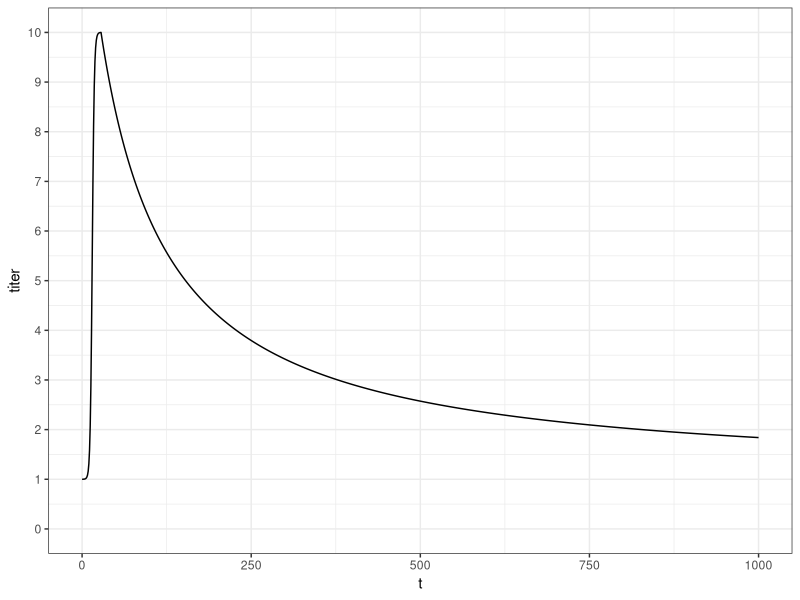
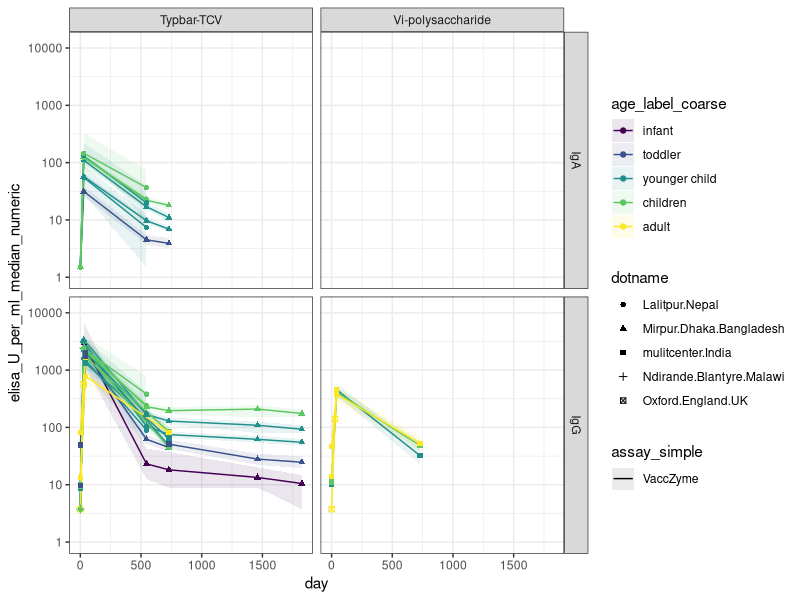
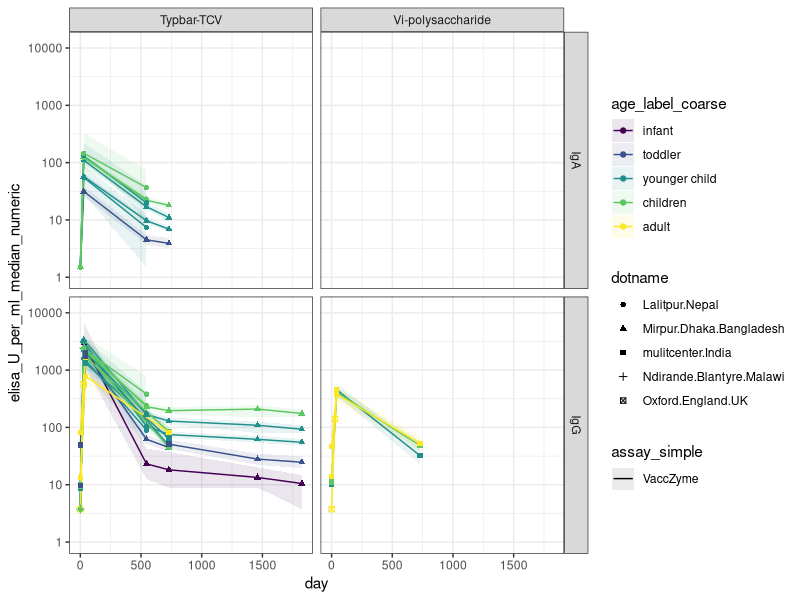

Here is the R script that generated these plots, in order: (Note: this script raises an error after producing the figures.)
# getting titer model going

library(tidyverse)
library(stats4)

# time series function for waning
# units in days
t = seq(0,1e3,by=1)

titer_vs_time = function(t,T_decay=100,alpha=1,C_max=10,
                 C_min=1,T_rise=1.5,t_start=3,t_peak=28){
  # power law decay
  titer = (1+(t-t_peak)/(alpha*T_decay))^(-alpha)
  
  # simple logistic interpolator rise (this is just for continuity/realism. plays no role in the model)
  titer[t<t_peak] =
    (1/(1+exp(-(t[t<t_peak]-t_start*5)/T_rise)) - 1/(1+exp(-(0-t_start*5)/T_rise)))/
    (1/(1+exp(-(t_peak-t_start*5)/T_rise)) - 1/(1+exp(-(0-t_start*5)/T_rise)))
  
  # scale dimensions
  titer = C_min + (C_max-C_min)*titer
  
  return(titer)
}

plot_dat = data.frame(t=t,titer=titer_vs_time(t=t))
ggplot(plot_dat) +
  geom_line(aes(x=t,y=titer)) +
  theme_bw() +
  scale_y_continuous(limits=c(0,10),breaks=seq(0,10,by=1))



# bring in data!

# immunogenicitiy data
d_imm = readxl::read_excel('data/typhoid_vaccine_study_data.xlsx',sheet = 'immunogenicity') |>
  pivot_longer(
    cols = matches("^(treatment|control)_day"),    # select columns starting with "treatment" or "control" and "day"
    names_to = c("cohort", "day", "measure"),       # create three new columns from parts of the name
    names_pattern = "(treatment|control)_day(\\d+)_(.*)",  # regex to extract the cohort, day, and measure
    values_to = "value",                             # the data goes into a new column named 'value'
    values_transform = list(value = as.character)
  ) |>
  mutate(day = as.numeric(day)) |>
  pivot_wider(
    names_from = measure,
    values_from = value
  ) |>
  drop_na(N) |>
  mutate(across(c("age_min_years","age_max_years","N", "seropositive_percent", "fold_rise_median","fold_rise_lower",
                  "fold_rise_upper","seroconversion_percent"), as.numeric)) |>
  mutate(elisa_U_per_ml_median_numeric = if_else(elisa_U_per_ml_median=='<7.5',3.75,if_else(elisa_U_per_ml_median=='<3.0',1.5,as.numeric(elisa_U_per_ml_median)))) |>
  mutate(elisa_U_per_ml_lower_numeric = if_else(elisa_U_per_ml_lower=='<7.5',3.75,if_else(elisa_U_per_ml_lower=='<3.0',1.5,as.numeric(elisa_U_per_ml_lower)))) |>
  mutate(elisa_U_per_ml_upper_numeric = if_else(elisa_U_per_ml_upper=='<7.5',3.75,if_else(elisa_U_per_ml_upper=='<3.0',1.5,as.numeric(elisa_U_per_ml_upper)))) |>
  mutate(age_mean = 1/2*(age_min_years + age_max_years)) |>
  mutate(age_label = reorder(factor(paste(age_min_years,'-',age_max_years,sep='')),age_mean)) |>
  mutate(age_label_coarse=cut(age_mean,breaks=c(0,1,2.5,7.5,15,40),
                              labels=c('infant','toddler','younger child','children','adult'),ordered_result=TRUE)) |>
  mutate(assay = factor(assay)) |>
  mutate(assay_simple=fct_recode(assay,VaccZyme = 'anti_Vi_IgG_VaccZyme',
                                 VaccZyme = 'anti_Vi_IgA_VaccZyme',
                                 Jackson_ImmunoResearch = 'anti_Vi_IgG_Jackson_ImmunoResearch_Laboratories',
                                 George_Carlone_CDC='anti_Vi_IgA_HP6107_George_Carlone_CDC')) |>
  mutate(assay_simple=fct_relevel(assay_simple,c('VaccZyme','Jackson_ImmunoResearch','George_Carlone_CDC')))

sort(unique(d_imm$age_mean))
d_imm$assay_simple

d_imm$age_label_coarse

# need to rescale the Kossaczka1999 Vietnam data that uses a different elisa assay to match VaccZyme standard
# common reference is from Vi-polysaccharide vaccine

relevant_data = d_imm |> 
  filter(vaccine == 'Vi-polysaccharide') |>
  # comparable age cohorts
  filter(age_min_years==5) |>
  # comparable days
  filter(day ==0 | day == 42) |>
  # only comparable antigen left is IgG
  filter(antigen=='IgG') |>
  select(study,antigen, age_min_years,age_max_years,age_mean,day,elisa_U_per_ml_median_numeric)
relevant_data

# scaling multiplier thankfully looks homogenous from day 0 and day 42!
relevant_data |> group_by(age_min_years,day) |>
  reframe(ratio = elisa_U_per_ml_median_numeric/elisa_U_per_ml_median_numeric[study=='Kossaczka1999'])

Kossaczka_multiplier = (25.2 + 21.5)/2
Kossaczka_multiplier 

d_imm |> 
  filter(study == 'Kossaczka1999') |>
  filter(antigen =='IgG') |>
  select(study,antigen,age_min_years, age_max_years, age_mean,day, elisa_U_per_ml_median_numeric) |>
  print(n=35)


# rescale all Kossaczka data, including IgA (which is a leap!)

names(d_imm)
d_imm = d_imm |> 
  mutate(elisa_U_per_ml_median_numeric = if_else(study=='Kossaczka1999', Kossaczka_multiplier*elisa_U_per_ml_median_numeric,elisa_U_per_ml_median_numeric),
         elisa_U_per_ml_lower_numeric = if_else(study=='Kossaczka1999', Kossaczka_multiplier*elisa_U_per_ml_lower_numeric,elisa_U_per_ml_lower_numeric),
         elisa_U_per_ml_upper_numeric = if_else(study=='Kossaczka1999', Kossaczka_multiplier*elisa_U_per_ml_upper_numeric,elisa_U_per_ml_upper_numeric))

# linear proportional scaling seems unlikely, with the very high 18-35 day 42 titer...
d_imm |> 
  filter(study == 'Kossaczka1999') |>
  filter(antigen =='IgG') |>
  select(study,day,vaccine,age_min_years, age_max_years, age_mean,day, elisa_U_per_ml_median,elisa_U_per_ml_median_numeric) |>
  print(n=35)


# plot total individual VE for bacteriologically-confirmed typhoid fever vs time
plot_dat = d_imm |>
  filter(cohort == 'treatment') 

ggplot(plot_dat, aes(shape=dotname,color=age_label_coarse,fill=age_label_coarse,group=age_label,linetype=assay_simple)) +
  geom_ribbon(aes(x=day,ymin=elisa_U_per_ml_lower_numeric,ymax=elisa_U_per_ml_upper_numeric),color=NA,alpha=0.1) +
  geom_line(aes(x=day,y=elisa_U_per_ml_median_numeric)) +
  geom_point(aes(x=day,y=elisa_U_per_ml_median_numeric)) +
  facet_grid('antigen ~ vaccine') +
  theme_bw() +
  scale_y_continuous(trans='log10',limits=c(1,12e3))
ggsave('scratch/figures/titer_data.png',units='in',width=9, height=5)


# fit 
fit_dat = d_imm |>
  filter(cohort == 'treatment') |>
  # filter(vaccine == 'Typbar-TCV') |> 
  filter(antigen == 'IgG') |>
  # filter(age_label %in% c('5-9','5-10')) |>
  filter(vaccine_schedule == 'single_dose') |>
  filter(day>0) |>
  filter(study !='Jin2017') |> filter(!(study=='Kossaczka1999' & age_min_years ==18 )) #excluding outliers for now...

fit_dat = fit_dat |> arrange(age_mean)

log_lsq_likelihood = function(C_max_TCV,T_decay,alpha,
                              beta_C_max_age=0,beta_T_decay_age=0,beta_alpha_age=0,
                              Delta_C_max_Vips=0,Delta_C_max_VirEPA=0,tp=28){
  
  # use age_mean
  titer=rep(NA,nrow(fit_dat))
  # if(age_method=='age_mean'){
  #   Tda = T_decay*exp(beta_T_decay_age * fit_dat$age_mean)
  #   alpha_a = alpha*exp(beta_alpha_age * fit_dat$age_mean)
  #   Cma=C_max_TCV*exp(beta_C_max_age * fit_dat$age_mean)
  #  
  #    for (row in 1:length(titer)){
  #      if (fit_dat$vaccine[row] == 'Vi-polysaccharide'){
  #        Cma[row] = Cma[row]*exp(Delta_C_max_Vips)
  #      } else if (fit_dat$vaccine[row] == 'Vi-rEPA2'){
  #        Cma[row] = Cma[row]*exp(Delta_C_max_VirEPA)
  #      }
  #      
  #     titer[row]=titer_vs_time(t=fit_dat$day[row],C_max=Cma[row],T_decay=Tda[row],alpha=alpha_a[row])
  #   }
  # } else if (age_method=='endpoint'){
    Tda_lower = T_decay*exp(beta_T_decay_age * fit_dat$age_min_years)
    alpha_a_lower = alpha*exp(beta_alpha_age * fit_dat$age_min_years)
    Cma_lower=C_max_TCV*exp(beta_C_max_age * fit_dat$age_min_years)
    
    Tda_upper = T_decay*exp(beta_T_decay_age * fit_dat$age_max_years)
    alpha_a_upper = alpha*exp(beta_alpha_age * fit_dat$age_max_years)
    Cma_upper=C_max_TCV*exp(beta_C_max_age * fit_dat$age_max_years)
    
    for (row in 1:length(titer)){
      if (fit_dat$vaccine[row] == 'Vi-polysaccharide'){
        Cma_lower[row] = Cma_lower[row]*exp(Delta_C_max_Vips)
        Cma_upper[row] = Cma_upper[row]*exp(Delta_C_max_Vips)
      } else if (fit_dat$vaccine[row] == 'Vi-rEPA2'){
        Cma_lower[row] = Cma_lower[row]*exp(Delta_C_max_VirEPA)
        Cma_upper[row] = Cma_upper[row]*exp(Delta_C_max_VirEPA)
      }
      
      titer[row]=1/2*(titer_vs_time(t=fit_dat$day[row],C_max=Cma_lower[row],T_decay=Tda_lower[row],alpha=alpha_a_lower[row],t_peak=tp) +
                        titer_vs_time(t=fit_dat$day[row],C_max=Cma_upper[row],T_decay=Tda_upper[row],alpha=alpha_a_upper[row],t_peak=tp))
    }
  # }
  
  # quick and dirty mean to mean log-lsq for now
    mlogL = sum((log(fit_dat$elisa_U_per_ml_median_numeric)-log(titer))^2/(log(fit_dat$elisa_U_per_ml_upper_numeric)-log(fit_dat$elisa_U_per_ml_lower_numeric))^2)
  
  return(mlogL)
}


mod = mle(log_lsq_likelihood,
          start=list(C_max_TCV=4000,T_decay=10,alpha=1,beta_C_max_age=0,beta_T_decay_age=0,beta_alpha_age=0,Delta_C_max_Vips=-0,Delta_C_max_VirEPA=0,tp=28),
          fixed=list(),
          control=list(parscale=c(1000,1,0.05,0.001,0.001,0.001,1,1,0.01)))
summary(mod) 

# fit
fitted= expand.grid(day=seq(0,2000,by=10),
                    age_label=unique(fit_dat$age_label),
                    antigen='IgG',
                    vaccine = unique(fit_dat$vaccine),
                    titer=NA) |>
  mutate(age_min_years = as.numeric(sub('-.*','',age_label))) |>
  mutate(age_max_years = as.numeric(sub('.*-','',age_label)))
age_labels=unique(fit_dat$age_label)
vaccines=unique(fit_dat$vaccine)
Delta_coeff_C = c(0, coef(mod)['Delta_C_max_VirEPA'],coef(mod)['Delta_C_max_Vips'])
for (k in 1:length(age_labels)){
  for (n in 1:length(vaccines)){
    idx = fitted$age_label==age_labels[k] & fitted$vaccine==vaccines[n]
    # fitted$titer[idx] = titer_vs_time( t=seq(0,2000,by=10),
    #                             C_max=coef(mod)[1]*exp(coef(mod)[4]*age_means[k])*exp(Delta_coeff_C[n]),
    #                             T_decay=coef(mod)[2]*exp(coef(mod)[5]*age_means[k]),
    #                             alpha=coef(mod)[3]*exp(coef(mod)[6]*age_means[k]))
    age_min=unique(fitted$age_min_years[idx])
    age_max=unique(fitted$age_max_years[idx])
    fitted$titer[idx] = 1/2*(titer_vs_time( t=seq(0,2000,by=10),
                                       C_max=coef(mod)[1]*exp(coef(mod)[4]*age_min)*exp(Delta_coeff_C[n]),
                                       T_decay=coef(mod)[2]*exp(coef(mod)[5]*age_min),
                                       alpha=coef(mod)[3]*exp(coef(mod)[6]*age_min),
                                       t_peak=coef(mod)[9]) +
                               titer_vs_time( t=seq(0,2000,by=10),
                                              C_max=coef(mod)[1]*exp(coef(mod)[4]*age_max)*exp(Delta_coeff_C[n]),
                                              T_decay=coef(mod)[2]*exp(coef(mod)[5]*age_max),
                                              alpha=coef(mod)[3]*exp(coef(mod)[6]*age_max),
                                              t_peak=coef(mod)[9]))
  }
}
fitted = fitted |> filter(interaction(age_label,vaccine) %in% unique(interaction(fit_dat$age_label,fit_dat$vaccine))) |>
  mutate(age_label=factor(age_label,levels=levels(d_imm$age_label)))

ggplot() +
  geom_point(data=fit_dat,aes(x=day,y=elisa_U_per_ml_median_numeric,
                              shape=dotname,color=age_label,group=age_label)) +
  geom_ribbon(data=fit_dat,aes(x=day,ymin=elisa_U_per_ml_lower_numeric,ymax=elisa_U_per_ml_upper_numeric,
                                fill=age_label,group=age_label),alpha=0.1) +
  geom_line(data=fit_dat,aes(x=day,y=elisa_U_per_ml_median_numeric,
                              color=age_label,group=age_label)) +
  
  geom_line(data=fitted,aes(x=day,y=titer,group=interaction(age_label,vaccine)),color='black') +
  facet_wrap('vaccine ~ age_label',ncol=8) +
  theme_bw() +
  scale_y_continuous(trans='log10') +
  guides(color='none',fill='none') +
  theme(axis.text.x = element_text(angle = 45, vjust = 0.5, hjust=1))
ggsave('scratch/figures/fitted_titers.png',units='in',width=9, height=5)



## boosting

names(d_imm)

boosting_data = d_imm |> filter(study %in% c('Kossaczka1999','Mohan2015')) |>
  filter(antigen=='IgG') |>
  filter( (study == 'Kossaczka1999' & age_min_years == 2) | 
            (study == 'Kossaczka1999' & age_min_years == 18) | 
            (study == 'Mohan2015' & age_min_years == 2 & age_max_years == 45) |
            (study == 'Mohan2015' & age_min_years == 0.5 & age_max_years == 2)) |>
  mutate(group_label = interaction(vaccine,age_label, vaccine_schedule))
boosting_data


ggplot(boosting_data) +
  geom_ribbon(aes(x=day,ymin=elisa_U_per_ml_lower_numeric,ymax=elisa_U_per_ml_upper_numeric,
                               fill=vaccine_schedule,group=group_label),alpha=0.1) +
  geom_line(aes(x=day,y=elisa_U_per_ml_median_numeric,
                             color=vaccine_schedule,group=group_label)) +
  geom_point(aes(x=day,y=elisa_U_per_ml_median_numeric,
                              shape=study,color=vaccine_schedule,group=group_label)) +
  facet_wrap('vaccine ~ age_mean') +
  theme_bw() +
  scale_y_continuous(trans='log10')


# slice it into fold-rise
# first, exclude the time points that aren't immediately pre or post vaccination
boosting_data = boosting_data |> 
  filter(day <100) |>
  filter(!(study == 'Kossaczka1999' & vaccine_schedule == 'single_dose' & day==70))

# all remaining data is a pre-post pair or pre-(post1=pre2)-post2 triplet
ggplot(boosting_data) +
  geom_ribbon(aes(x=day,ymin=elisa_U_per_ml_lower_numeric,ymax=elisa_U_per_ml_upper_numeric,
                  fill=vaccine_schedule,group=group_label),alpha=0.1) +
  geom_line(aes(x=day,y=elisa_U_per_ml_median_numeric,
                color=vaccine_schedule,group=group_label)) +
  geom_point(aes(x=day,y=elisa_U_per_ml_median_numeric,
                 shape=study,color=vaccine_schedule,group=group_label)) +
  facet_wrap('vaccine ~ age_label') +
  theme_bw() +
  scale_y_continuous(trans='log10')


# let's duplicate and shift that triplet so everything is a pre-post pair
tmp = boosting_data |> filter(study == 'Kossaczka1999' & vaccine_schedule == 'two_dose_6_week') 
tmp$vaccine_schedule[1:2]='single_dose'
tmp[4,] = tmp[3,]
tmp[3,] = tmp[2,]
tmp[3,'day']=0
tmp[4,'day']=70-42
tmp[3:4,'vaccine_schedule']='booster'

boosting_data = boosting_data |>
  filter(!(study == 'Kossaczka1999' & vaccine_schedule == 'two_dose_6_week')) |>
  rbind(tmp) |>
  mutate(group_label = interaction(study,vaccine,age_label, vaccine_schedule))


# all remaining data is a pre-post pair!
ggplot(boosting_data) +
  geom_ribbon(aes(x=day,ymin=elisa_U_per_ml_lower_numeric,ymax=elisa_U_per_ml_upper_numeric,
                  fill=vaccine_schedule,group=group_label),alpha=0.1) +
  geom_line(aes(x=day,y=elisa_U_per_ml_median_numeric,
                color=vaccine_schedule,group=group_label,linetype=assay_simple)) +
  geom_point(aes(x=day,y=elisa_U_per_ml_median_numeric,
                 shape=study,color=vaccine_schedule,group=group_label)) +
  facet_wrap('vaccine ~ age_mean') +
  theme_bw() +
  scale_y_continuous(trans='log10') +
  xlab('pre-vaccination IgG [EU/ml]') + ylab('post-vaccination IgG [EU/ml]')
ggsave('scratch/figures/pre_post_titers.png',units='in',width=7, height=5)


# convert to fold rise
boosting_data = boosting_data |>
  select(study, vaccine,age_label, vaccine_schedule,antigen, age_min_years,age_max_years,age_mean,age_label, 
         day,elisa_U_per_ml_median_numeric,group_label) 

boosting_data$fold_rise[boosting_data$day>0] = 
  boosting_data$elisa_U_per_ml_median_numeric[boosting_data$day>0]/boosting_data$elisa_U_per_ml_median_numeric[boosting_data$day==0]

boosting_data$pre_vax_elisa[boosting_data$day>0] = boosting_data$elisa_U_per_ml_median_numeric[boosting_data$day==0] 

boosting_data = boosting_data |> filter(day>0)
  
# shoehorn in some natural infection pseudodata, from a mix of https://www.thelancet.com/journals/lanmic/article/PIIS2666-5247(22)00114-8/fulltext
# and explore_titer_censoring.R (which are both roughly compatible)

boosting_data = boosting_data |> 
  rbind(setNames(data.frame(matrix(nrow=3,ncol=ncol(boosting_data))),names(boosting_data)) |>
          mutate(study = 'natural',
                 vaccine = 'infection',
                 vaccine_schedule='none',
                 age_label = c('<5','5-15','16+'),
                 pre_vax_elisa = c(0.6,165,202), # units seem comparable but it is a different assay...
                 fold_rise = c(325/0.6,400/165,650/202)) |>
          mutate(group_label = interaction(study,vaccine,age_label, vaccine_schedule)))

# filter out natural infection point starting from limit of detection?
boosting_data = boosting_data |> filter(pre_vax_elisa>1)

# fold-rise vs pre-challenge correlate. It's a joy when the theory holds for a new system!
# https://famulare.github.io/2024/03/18/Hypothesis-why-do-neutralizing-antibody-titers-max-out.html
ggplot(boosting_data) +
  geom_point(aes(x=pre_vax_elisa,y=fold_rise,
                 shape=age_label,color=vaccine,group=group_label)) +
  theme_bw() +
  scale_y_continuous(trans='log10') +
  scale_x_continuous(trans='log10')

# adjust fold-rise with waning model to get true peak fold rise estimates
# probably need to think about age!

boosting_data$fold_rise_adjusted = boosting_data$fold_rise

for (row in 1:nrow(boosting_data)){
  boosting_data$fold_rise_adjusted[row] = boosting_data$fold_rise_adjusted[row]*
    titer_vs_time(t=28,
                  C_max=coef(mod)[1]*exp(coef(mod)[4]*age_means[k])*exp(Delta_coeff_C[n]),
                  T_decay=coef(mod)[2]*exp(coef(mod)[5]*age_means[k]),
                  alpha=coef(mod)[3]*exp(coef(mod)[6]*age_means[k])) /
    titer_vs_time(t=boosting_data$day[row],
                  C_max=coef(mod)[1]*exp(coef(mod)[4]*age_means[k])*exp(Delta_coeff_C[n]),
                  T_decay=coef(mod)[2]*exp(coef(mod)[5]*age_means[k]),
                  alpha=coef(mod)[3]*exp(coef(mod)[6]*age_means[k]))
}
boosting_data$fold_rise_adjusted[is.na(boosting_data$fold_rise_adjusted)]=boosting_data$fold_rise[is.na(boosting_data$fold_rise_adjusted)]

plot(boosting_data$fold_rise,boosting_data$fold_rise_adjusted-boosting_data$fold_rise)

# boosting model equations and fitting
fold_rise_model = function(CoP_pre,mu_0,CoP_max, CoP_min=1){
  fold_rise = 10^(mu_0*(1-(log10(CoP_pre)-log10(CoP_min))/(log10(CoP_max)-log10(CoP_min))))
  return(fold_rise)
}


fold_rise_mlogL = function(mu_TCV,mu_Vips,mu_VirEPA,mu_inf,CoP_max){
  mlogL=0
  for (row in 1:nrow(boosting_data)){
    if (boosting_data$vaccine[row]=='Typbar-TCV'){
      fold_rise = fold_rise_model(CoP_pre = boosting_data$pre_vax_elisa[row],mu_0=mu_TCV,CoP_max=CoP_max)
    } else if (boosting_data$vaccine[row]=='Vi-polysaccharide'){
      fold_rise = fold_rise_model(CoP_pre = boosting_data$pre_vax_elisa[row],mu_0=mu_Vips,CoP_max=CoP_max)
    } else if (boosting_data$vaccine[row]=='Vi-rEPA2'){
      fold_rise = fold_rise_model(CoP_pre = boosting_data$pre_vax_elisa[row],mu_0=mu_VirEPA,CoP_max=CoP_max)
    } else if (boosting_data$vaccine[row]=='infection'){
      fold_rise = fold_rise_model(CoP_pre = boosting_data$pre_vax_elisa[row],mu_0=mu_inf,CoP_max=CoP_max)
    }
    fold_rise = fold_rise
  mlogL = mlogL + (log(boosting_data$fold_rise_adjusted[row])-log(fold_rise))^2
  }
  return(mlogL)
}
mod = mle(fold_rise_mlogL,
          start=list(mu_TCV=3,mu_Vips=2,mu_VirEPA=3,mu_inf=1,CoP_max=10^3.5),
          control=list(parscale=c(0.01,0.01,0.01,0.01,1)))
summary(mod) 

vaccines = unique(boosting_data$vaccine)
fitted_boosting = expand.grid(vaccine=vaccines,
                              pre_vax_elisa = 10^seq(0,4,by=0.01))
for (row in 1:nrow(fitted_boosting)){
  if (fitted_boosting$vaccine[row]=='Typbar-TCV'){
    fitted_boosting$fold_rise[row] = fold_rise_model(CoP_pre = fitted_boosting$pre_vax_elisa[row],mu_0=coef(mod)[1],CoP_max=coef(mod)[5])
  } else if (fitted_boosting$vaccine[row]=='Vi-polysaccharide'){
    fitted_boosting$fold_rise[row] = fold_rise_model(CoP_pre = fitted_boosting$pre_vax_elisa[row],mu_0=coef(mod)[2],CoP_max=coef(mod)[5])
  } else if (fitted_boosting$vaccine[row]=='Vi-rEPA2'){
    fitted_boosting$fold_rise[row] = fold_rise_model(CoP_pre = fitted_boosting$pre_vax_elisa[row],mu_0=coef(mod)[3],CoP_max=coef(mod)[5])
  } else if (fitted_boosting$vaccine[row]=='infection'){
    fitted_boosting$fold_rise[row] = fold_rise_model(CoP_pre = fitted_boosting$pre_vax_elisa[row],mu_0=coef(mod)[4],CoP_max=coef(mod)[5])
  }
}

# yay! this works, except that there are many observed values above the so-called maximum. 
ggplot() +
  geom_line(data=fitted_boosting,aes(x=pre_vax_elisa,y=fold_rise,
                                     color=vaccine,group=vaccine)) +
  geom_point(data=boosting_data,aes(x=pre_vax_elisa,y=fold_rise_adjusted,
                 shape=age_label,color=vaccine,group=group_label)) +
  theme_bw() +
  scale_y_continuous(trans='log10',limits=c(1,10^3.51),breaks=round(10^seq(0,3.5,by=0.5),0),minor_breaks = NULL) +
  scale_x_continuous(trans='log10',limits=c(1,10^3.51),breaks=round(10^seq(0,3.5,by=0.5),0),minor_breaks = NULL) +
  xlab('pre-vaccination IgG [EU/ml]') + ylab('fold-rise')

ggsave('scratch/figures/boosting_model_foldrise_data.png',units='in',width=5, height=3)

ggplot() +
  geom_line(data=fitted_boosting,aes(x=pre_vax_elisa,y=fold_rise*pre_vax_elisa,
                                     color=vaccine,group=vaccine)) +
  geom_point(data=boosting_data,aes(x=pre_vax_elisa,y=fold_rise_adjusted*pre_vax_elisa,
                                    shape=age_label,color=vaccine,group=group_label)) +
  theme_bw() +
  scale_y_continuous(trans='log10',limits=c(1,10^4.2),breaks=round(10^seq(0,4,by=0.5),0),minor_breaks = NULL) +
  scale_x_continuous(trans='log10',limits=c(1,10^3.51),breaks=round(10^seq(0,3.5,by=0.5),0),minor_breaks = NULL) +
  xlab('pre-vaccination IgG [EU/ml]') + ylab('post-vaccination IgG [EU/ml]')
ggsave('scratch/figures/boosting_model_pre_post.png',units='in',width=5, height=3)


# hmmm wondering if maybe Vi isn't actually a bad correlate of immunity for natural infection, but that
# natural infection isn't all that immunogenic, the human responses are quite heterogeneous, and
# the elisa assays aren't very good....


max(d_imm$elisa_U_per_ml_median_numeric)
max(d_imm$elisa_U_per_ml_upper_numeric)



# actually hmmm the one really high titer is an outlier, which is revealing that linear proportional scaling of the old assay to new is probably wrong
# otherwise, this all works to a factor of 2, which is within expected precision.
max_titer_df =d_imm |> 
  filter(antigen == 'IgG') |>
  filter(day<50 & day >0) |>
  filter(vaccine != 'Vi_polysaccharide') |>
  group_by(age_mean,age_label,study,day,assay,vaccine) |>
  summarize(max_EUpml_median = max(elisa_U_per_ml_median_numeric),
                                          max_EUpml_upper = max(elisa_U_per_ml_upper_numeric))
print(max_titer_df,n=30)

max_titer_df |>
  ggplot() +
    geom_point(aes(x=age_mean,y=max_EUpml_median,color=assay,shape=vaccine)) +
    geom_hline(yintercept = coef(mod)[4],linetype='dashed') +
    scale_y_continuous(trans='log2',limits=2^c(7,14),breaks=2^seq(7,14),minor_breaks = NULL)


# hmm... it is interesting that if, maybe, you happen to get to a higher titer than the boost max, that we wouldn't expect a boost again...
# Ah I see what's happening! It looks like the conjugate vaccines hit the maximum possible antibody level in one dose. 
# And so each re-dose just brings you back up.
# 

# so let's refit dropping Vi-rEPA and infection since I probably don't understand that titer data
boosting_data = boosting_data |> filter(vaccine %in% c('Typbar-TCV','Vi-polysaccharide'))
fold_rise_mlogL = function(mu_TCV,mu_Vips,CoP_max){
  mlogL=0
  for (row in 1:nrow(boosting_data)){
    if (boosting_data$vaccine[row]=='Typbar-TCV'){
      fold_rise = fold_rise_model(CoP_pre = boosting_data$pre_vax_elisa[row],mu_0=mu_TCV,CoP_max=CoP_max)
    } else if (boosting_data$vaccine[row]=='Vi-polysaccharide'){
      fold_rise = fold_rise_model(CoP_pre = boosting_data$pre_vax_elisa[row],mu_0=mu_Vips,CoP_max=CoP_max)
    }
    fold_rise = fold_rise
    mlogL = mlogL + (log(boosting_data$fold_rise_adjusted[row])-log(fold_rise))^2
  }
  return(mlogL)
}

mod = mle(fold_rise_mlogL,
          start=list(mu_TCV=3,mu_Vips=2,CoP_max=2000),
          control=list(parscale=c(0.1,0.1,10)))
summary(mod) 

vaccines = unique(boosting_data$vaccine)
fitted_boosting = expand.grid(vaccine=vaccines,
                              pre_vax_elisa = 10^seq(0,4,by=0.01))
for (row in 1:nrow(fitted_boosting)){
  if (fitted_boosting$vaccine[row]=='Typbar-TCV'){
    fitted_boosting$fold_rise[row] = fold_rise_model(CoP_pre = fitted_boosting$pre_vax_elisa[row],mu_0=coef(mod)[1],CoP_max=coef(mod)[3])
  } else if (fitted_boosting$vaccine[row]=='Vi-polysaccharide'){
    fitted_boosting$fold_rise[row] = fold_rise_model(CoP_pre = fitted_boosting$pre_vax_elisa[row],mu_0=coef(mod)[2],CoP_max=coef(mod)[3])
  } 
}

ggplot() +
  geom_line(data=fitted_boosting,aes(x=pre_vax_elisa,y=fold_rise,
                                     color=vaccine,group=vaccine)) +
  geom_point(data=boosting_data,aes(x=pre_vax_elisa,y=fold_rise_adjusted,
                                    shape=age_label,color=vaccine,group=group_label)) +
  theme_bw() +
  scale_y_continuous(trans='log10') +
  scale_x_continuous(trans='log10')

max_titer_df |>
  ggplot() +
  geom_point(aes(x=age_mean,y=max_EUpml_median,color=assay,shape=vaccine)) +
  geom_hline(yintercept = coef(mod)[3],linetype='dashed') +
  scale_y_continuous(trans='log2',limits=2^c(7,14),breaks=2^seq(7,14),minor_breaks = NULL)



# It's also interesting that the polysaccharide data looks like it has a shared slope with the conjugates and not a shared intercept.
# My expectation is the intercept should be a human host property, not a vaccine property. But perhaps this is wrong. Not much to say confidently
# either way with just 2 points, but I'm sure there's more Vi-polysaccharide vaccine data out there to add...
